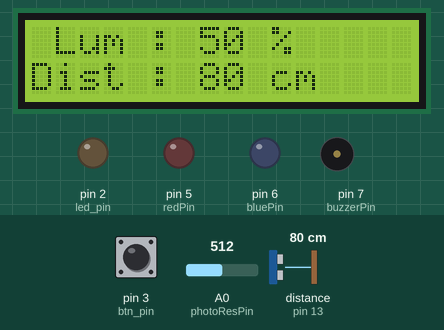
Recording of a sketch running on a simulated Arduino Uno, built with avr-gcc and run on an emulated ATmega328P. On the bench: 16×2 character LCD, output pins drawn as LEDs (lit = HIGH), buzzer (waves = sounding, pin HIGH). Dashed ring = blinking. Inputs (shaded band) come from the test bench; at power-on: distance to the obstacle (sensor on pin 13) 80 cm, A0 (photoResPin) = 512, pin 3 (btn_pin) HIGH. The echo pulse lasts 58.3 µs per cm; what the sketch prints to the serial monitor is not drawn.

Above: at 1.3 s.
1.4 s: distance to the obstacle (sensor on pin 13) set to 2 cm
At 1.6 s:
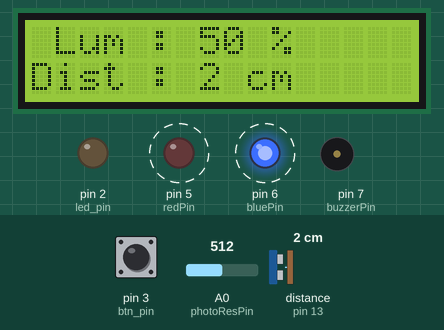
3.9 s: distance to the obstacle (sensor on pin 13) set to 9 cm
At 4.55 s:
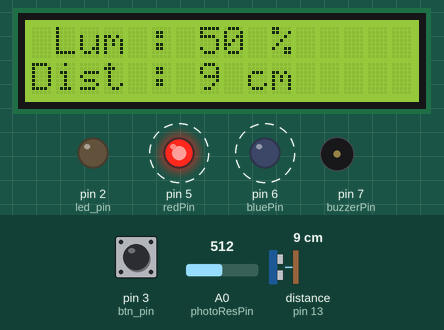
5.5 s: distance to the obstacle (sensor on pin 13) set to 12 cm
At 6.1 s:
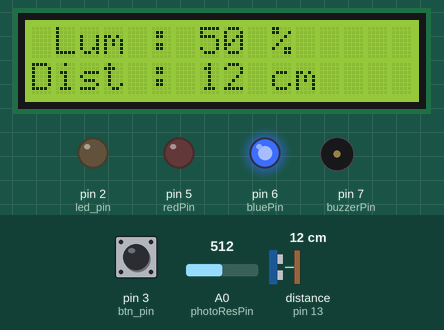
8.5 s: A0 (photoResPin) set to 1007
At 10.1 s:
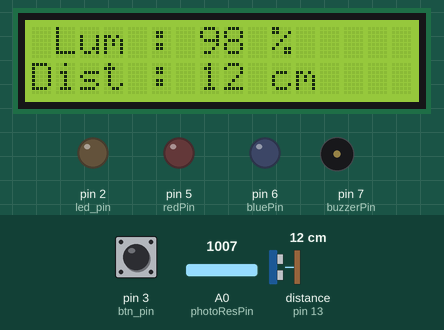
11.5 s: A0 (photoResPin) set to 1023
At 12.0 s:
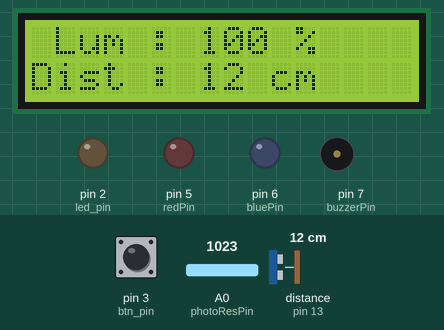
14.5 s: A0 (photoResPin) set to 990
At 15.9 s:
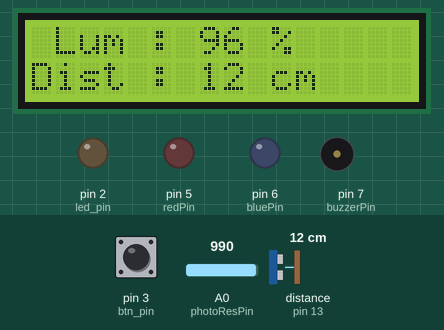
Timing chart, 0 to 17.5 s (numbered marks = the images above; inputs shaded):
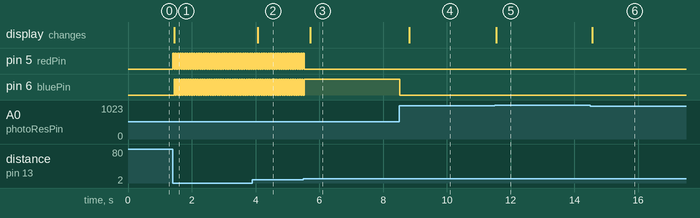

The sketch:

projet78.ino
```cpp
// PorteGarage.ino
#include <Wire.h>
#include <LiquidCrystal_I2C.h>
#include <OneButton.h>
#include <HCSR04.h>
#include <LiquidCrystal.h>
#include <AccelStepper.h>
#include "PorteGarage.h"
#include "luminosite.h"
#include "alarme.h"
#include"PorteGarage.h"

#define bluePin 6
#define redPin 5
#define LCD_ADDR 0x27

const byte triggerPin = 12;
const byte echoPin = 13;

HCSR04 hc(triggerPin, echoPin);
int distance;
enum etape { afflcd, LUM_DIST, CALIBRATION };
etape currentState = LUM_DIST;
int lastValidDistance = 0;
int buzzerPin = 7;
int led_pin = 2;
int btn_pin = 3;
int photoResPin = A0;
bool calibrationMode = false;
LiquidCrystal_I2C lcd(LCD_ADDR, 16, 2);
OneButton button(btn_pin, true);
//unsigned long currentTime = 0;

unsigned long currentMillis = 0;

Luminosite luminosite(photoResPin,led_pin);
Alarme alarme(buzzerPin, redPin, bluePin);

const int buttonPin = 4;
const int stepperPin1 = 11;
const int stepperPin2 = 10;
const int stepperPin3 = 9;
const int stepperPin4 = 8;
const int  MotorInterfaceType = 4 ;

PorteGarage porte(4, 11, 9, 10, 8);

bool isCalibrated = false;

void setup() {
  Serial.begin(9600);
 // porte.setCallBack(eventMoteur);
  pinMode(led_pin, OUTPUT);
  lcd.begin(16, 2);
  lcd.init();
  lcd.backlight();
  lcd.setCursor(0, 0);

  button.attachClick(click);
  button.attachDoubleClick(doubleClick);

  pinMode(buzzerPin, OUTPUT);
  pinMode(bluePin, OUTPUT);
  pinMode(redPin, OUTPUT);

}

int distanceSon(int currentMillis) {
  distance = hc.dist();
  if (distance > 0) {              // Vérifier que la valeur est valide
    lastValidDistance = distance;  // Mettre à jour la dernière valeur valide
  }
  return lastValidDistance;

  // Utiliser lastValidDistance au lieu de distance
}
void click() {

  Serial.println(" Pressed!");
  if (currentState == CALIBRATION) {
    currentState = LUM_DIST;
  }

  else {
    currentState = CALIBRATION;
  }
}
void doubleClick() {
  currentState = CALIBRATION;
  calibrationMode = false;
  /*valeurMin = 1023;
  valeurMax = 0;*/
}
void affIchelcd(int distance, int lum, long currentMillis) {

  static unsigned long previousMillis = 0;
  const int rate = 50;
  //Serial.print("boss///***/*/*/-/*/");
  if (currentMillis - previousMillis >= rate) {
    previousMillis = currentMillis;
    //  Serial.print("basic ///***/*/*/-/*/");
    lcd.clear();
    lcd.setCursor(0, 0);
    lcd.print(F(" Lum : "));
    lcd.print(lum);
    lcd.print(F(" %"));
    lcd.setCursor(0, 1);
    lcd.print(F("Dist : "));
    lcd.print(lastValidDistance);
    lcd.print(F(" cm"));
  }
}


void loop() {
  currentMillis = millis();
  button.tick();

  //porte.update();

  switch (currentState) {
    case LUM_DIST:
      lastValidDistance = distanceSon(currentMillis);
      affIchelcd(lastValidDistance, luminosite.getLuminosite(), currentMillis);
      alarme.gererAlarme(lastValidDistance);

      break;

    case CALIBRATION:
luminosite.getValeurMax();
luminosite.getValeurMin();
      break;
  }

}
```

alarme.cpp
```cpp
#include "alarme.h"
#include <Arduino.h>

Alarme::Alarme(int buzzerPin, int redPin, int bluePin) {
  _buzzerPin = buzzerPin;
  _redPin = redPin;
  _bluePin = bluePin;
  _alarmStartTime = 0;
  _alarmActive = false;
  _lightActive = false;
  currentLED = 1;
}

void Alarme::gererAlarme(int distance) {
  if (distance <= 10) {
  // tone(_buzzerPin, 100, 500);
    Serial.println("buzzzeeeeeeeeeeeeeeeeeeerrrrrrrrr");
    girophare();

    _alarmStartTime = millis();
  } else {
    unsigned long currentMillis = millis();
    if (currentMillis - _alarmStartTime >= 3000)
    {
      noTone(_buzzerPin);
      analogWrite(_redPin, 0);
  analogWrite(_bluePin, 0);
       }
  }
}

void Alarme::girophare() {
  if (currentLED == 1) {
    analogWrite(_redPin, 0);
    analogWrite(_bluePin, 255);
    currentLED = 2;
  } else {
    analogWrite(_redPin, 255);
    analogWrite(_bluePin, 0);
    currentLED = 1;
  }
}
```

alarme.h
```cpp
#ifndef ALARME_H
#define ALARME_H

class Alarme {
public:
  Alarme(int buzzerPin, int redPin, int bluePin);
  void gererAlarme(int distance);
  void girophare();


private:
  int _buzzerPin;
  int _redPin;
  int _bluePin;
  unsigned long _alarmStartTime;
  bool _alarmActive;
  bool _lightActive;
  int currentLED;
};

#endif
```

luminosite.cpp
```cpp
#include "luminosite.h"
#include <Arduino.h>

Luminosite::Luminosite(int photoResPin,int led_pin ) {
  _photoResPin = photoResPin;
  valeurMax = 0;
  valeurMin = 1023;

}

int Luminosite::getLuminosite() {
  int valeur = analogRead(_photoResPin);
  if (valeur > valeurMax) {
    valeurMax = valeur;
  }
  if (valeur < valeurMin) {
    valeurMin = valeur;
  }
 int lum= map(valeur, 0, 1023, 0, 100);
    if (lum >= 30) {

      digitalWrite(led_pin, LOW);
    } else {
      digitalWrite(led_pin, HIGH);
    }
  return lum;
}

int Luminosite::getValeurMax() {
  return valeurMax;
}
int Luminosite::getValeurMin() {
  return valeurMin;
}
```

luminosite.h
```cpp
#ifndef LUMINOSITE_H
#define LUMINOSITE_H

class Luminosite {
public:
  Luminosite(int photoResPin,int led_pin);
  int getLuminosite();
  int getValeurMax();
  int getValeurMin();

private:
  int _photoResPin;
  int valeurMax;
  int valeurMin;
  int lum;
  int led_pin ;
};

#endif
```

PorteGarage.cpp
```cpp
// PorteGarage.cpp
#include "PorteGarage.h"

PorteGarage* PorteGarage::instance = nullptr;


void PorteGarage::buttonClick(PorteGarage *self) {

  switch (self->etat) {

    case CALIB:
      self-> ouvrirEnter();

      break;
    case OUVERT:

      self->fermerEnter();
      break;
    case FERME:
      self->fermeOuverture();

      break;
    case OUVERTURE:
    self->arret();
    break;
    case FERMETURE:
      self->arret();
      break;
       case ARRET:

    self->gererEtat() ;
      break;
    default:
      break;
  }

}


static void PorteGarage::handleLongPress(PorteGarage *self)
{
  Serial.println("LONG PRESS");
  self->etat = CALIB;
  self->calibrer();
}


void PorteGarage:: gererEtat()
{
  if (etat ==ARRET)
  {


      // Determine the next state bas
    // Déterminer le prochain état en fonction de l'état précédent avant ARRET
      etat = (previouState == OUVERTURE) ? FERMETURE : OUVERTURE;
  }
  else
  {
     previouState = etat; // Stocker l'état précédent
    etat = ARRET;

  }
}


void PorteGarage::ouvrir()
{
Serial.println("OUVERTURE");
stepper.moveTo(troisTours);
 stepper.run();
  if (stepper.distanceToGo() == 0) {


  sendEvent(false);
   etat = OUVERT;
  }


}


void PorteGarage::fermeture()
{
Serial.println("FERMETURE");
  stepper.moveTo(-troisTours);
   stepper.run();
  if (stepper.distanceToGo() == 0) {

   sendEvent(false);
   Serial.println("FERMER");
   etat = FERME;

  }


}


void PorteGarage::fermeOuverture()
{
  etat=OUVERTURE;
}

void PorteGarage::ouvrirEnter() {
 //IL Y A PAS D ACTION ICI

 //FAIRE LES INITIALISATIONS DES VARIABLES NECESSAIRE FAIRE LA PASSE A OUVERTURE
  etat = OUVERT;
 // stepper.moveTo(troisTours);// Déplacer le moteur pas à pas sur trois tours
  //sendEvent(true);

}


void PorteGarage::fermerEnter()
{
  //IL Y A PAS D ACTION ICI
  Serial.println("FERMER");
  etat = FERMETURE;
 //FAIRE LES INITIALISATIONS DES VARIABLES NECESSAIRE FAIRE LA PASSE A FERMETURE

  //stepper.moveTo(-troisTours); // Déplacer le moteur pas à pas sur trois tours en sens inverse
  sendEvent(true);

}

void PorteGarage::calibrer()
{
  // Calibration code here
  sendEvent(false);
 // ACTION CALIBRER CODE
 Serial.println("CALIBRER");
}


void PorteGarage::attente()
{
  // Nothing to do here
}

void PorteGarage::arret()
{
  Serial.println("ARRET");
  etat = ARRET;
 stepper.stop();
 sendEvent(false);
}

void PorteGarage::ouvert()
{
  Serial.println("OUVERT");
}
  void PorteGarage::debut()
{
 Serial.println("DEBUT");
}
 void PorteGarage::fermer()
{
 Serial.println("FERMER");
}
 void PorteGarage::sendEvent(bool moving)
 {
  if (callback) {
    callback(moving, "Garage");
  }
}

void PorteGarage::update()
{
  switch (etat)
  {
    case OUVERT:
   ouvert();
   break;
    case FERME:
   // Serial.println("Fermer");
   fermer();
   break;
    case NOT_INIT:
      //attente();
     debut();

      break;
    case OUVERTURE:
      ouvrir();
      break;
    case FERMETURE:
      fermeture();
      break;
    case CALIB:
      calibrer();
      break;
    case ARRET:
      attente();
        break;
    default:
      break;
  }
  btn.tick();
}
```

PorteGarage.h
```cpp
// PorteGarage.h
#pragma once
#include <Arduino.h>
#include <AccelStepper.h>
#include <OneButton.h>

class PorteGarage {

  public:

    enum Etat {
      NOT_INIT, // Non initialise
      CALIB, // État de calibration
      OUVERT,
      OUVERTURE,
      FERME,
      FERMETURE,
      ARRET
    };

   PorteGarage(int pinButton, uint8_t step_pin1, uint8_t step_pin2, uint8_t step_pin3, uint8_t step_pin4) :
                   btn(pinButton),
                   stepper(AccelStepper::FULL4WIRE, step_pin1, step_pin2, step_pin3, step_pin4) {
  etat = NOT_INIT;
  //previouState=etat;
  instance = this;
  btn.attachClick(buttonClick, instance);
   btn.attachLongPressStart(handleLongPress, instance);
  callback = NULL;
  stepper.setMaxSpeed(1000);
  stepper.setCurrentPosition(0); // Définit la position actuelle à 0

};


    Etat getEtat(){return etat;};
    void update();
   // PorteGarage &setCallBack(void (*callback)(bool moving, String));

  private:
    Etat etat;
    Etat previouState;
    AccelStepper stepper;
    OneButton btn;
    const int troisTours = 3 * 2038;
    static PorteGarage *instance;
    void ouvrir();
    void fermeture();
    void calibrer();
    void attente();
    static void buttonClick(PorteGarage *self);
    static void handleLongPress(PorteGarage *self);
      void calibrerEnter();
    void ouvrirEnter();
    void fermerEnter();
    void (*callback)(bool, String);
    void sendEvent(bool);
    void arret();
    void ouvert();
    void debut();
    void fermeOuverture();
    void fermer();
    void gererEtat();
};
```

Measured:
- the behaviour switches between 10 and 11 cm on distance to the obstacle (sensor on pin 13) (found by bisection; images 2 and 3)
- after the input at 1.4 s, pin 5 (redPin), pin 6 (bluePin): alternates HIGH for 0.04 s and LOW for 0.04 s, starting at once; the display: changes at once (image 1)
- after the input at 3.9 s, the display: changes after 0.17 s (image 2)
- after the input at 5.5 s, pin 5 (redPin): goes on until 5.5 s, then stays LOW; pin 6 (bluePin): goes on until 5.5 s, then stays HIGH; the display: changes after 0.21 s (image 3)
- after the input at 8.5 s, the display: changes after 0.33 s (image 4)
- after the input at 11.5 s, the display: changes after 0.05 s (image 5)
- after the input at 14.5 s, the display: changes after 0.06 s (image 6)
